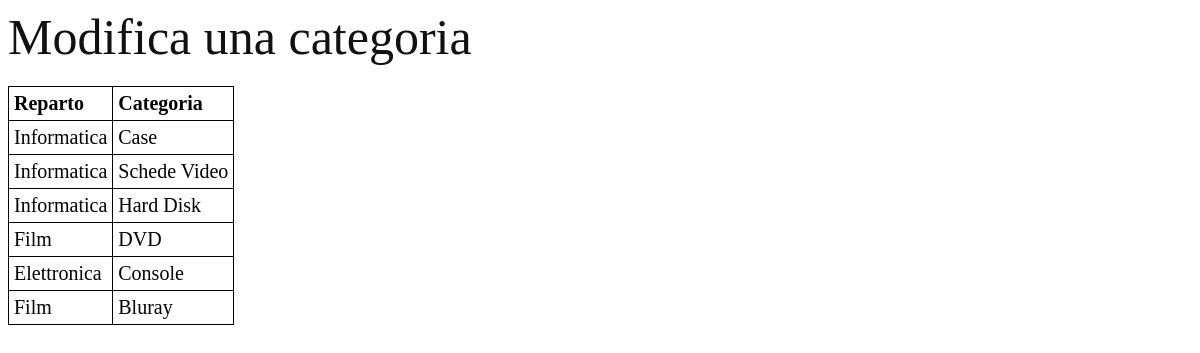
The page /Progetto/administrator/manage/manageCategory.php on the database its author committed.
### tables this page shows
CREATE TABLE `categorie` (
  `ID` int(11) NOT NULL AUTO_INCREMENT,
  `Nome` varchar(255) NOT NULL,
  `Desc` text NOT NULL,
  `Icon` varchar(255) DEFAULT NULL,
  `IDRep` int(11) DEFAULT NULL,
  PRIMARY KEY (`ID`),
  KEY `categorie_ibfk_1` (`IDRep`),
  CONSTRAINT `categorie_ibfk_1` FOREIGN KEY (`IDRep`) REFERENCES `reparti` (`ID`) ON DELETE SET NULL ON UPDATE CASCADE
);

CREATE TABLE `reparti` (
  `ID` int(11) NOT NULL AUTO_INCREMENT,
  `Nome` varchar(255) NOT NULL,
  `Desc` text NOT NULL,
  PRIMARY KEY (`ID`)
);

### Progetto/administrator/manage/manageCategory.php (the view, shortened to what this page needs)
<link rel="stylesheet" href="asset/styles/manageCategory.css" type="text/css">
<?php
include("../../include/BasicLib.php");
    ?>
<?php
if(isset($_POST['IDRep']) && isset($_POST['IDCat']) && !isset($_SESSION['Image'])) {
    if($_FILES['File']['error'] != UPLOAD_ERR_NO_FILE) {
        $imagename = $_FILES['File']['name'];
        $imagetype = $_FILES['File']['type'];
        $imageerror = $_FILES['File']['error'];
        $imagetemp = $_FILES['File']['tmp_name'];
        $oldImageName = $_POST['OldImage'];
        $IDRep = $_POST['IDRep'];
        $SQL = "SELECT Nome FROM reparti WHERE ID = '$IDRep'";
        $row = $conn->query($SQL)->fetch_assoc();
        $imagePath = $root."/section/images/" . strtolower($row['Nome']) . "/";
        if(!file_exists($imagePath))
            mkdir($imagePath);
        if (is_uploaded_file($imagetemp)) {
            if (move_uploaded_file($imagetemp, $imagePath . $imagename)) {
                echo "Done";
            } else {
                echo "Failed to move your image.";
            }
        } else {
            echo "Failed to upload your image.";
        }
        $_SESSION['Image'] = $imagename;
    }
    $_SESSION['Nome'] = $_POST['Nome'];
    $_SESSION['Desc'] = $_POST['Desc'];
    $_SESSION['IDRep'] = $_POST['IDRep'];
    $_SESSION['IDCat'] = $_POST['IDCat'];
    $_SESSION['loadPage'] = "manageCat";
    ?>
    <script type="text/javascript">
        window.location.href = "../index.php";
    </script>
<?php
}
else {
    ?>
    <div id="managecategoryPage">
        <div class="title">
            Modifica una categoria
        </div>
        <?php
        if (!isset($_POST['IDCat']) && !isset($_SESSION['loadPage'])) {
            ?>
            <div class="infoCategory">
                <table>
                    <tr>
                        <th>Reparto</th>
                        <th>Categoria</th>
                    </tr>
                    <?php
                    $SQL = "SELECT rep.Nome AS repNome, cat.Nome AS catNome, cat.ID AS catID
                            FROM categorie AS cat LEFT JOIN reparti AS rep ON cat.IDRep = rep.ID
                            ORDER BY cat.ID";
                    $result = $conn->query($SQL);
                    if ($result->num_rows > 0) {
                        while ($row = $result->fetch_assoc()) {
                            echo "<tr onclick=\"manageSingleCategory(" . $row['catID'] . ")\">";
                            echo "<td>" . $row['repNome'] . "</td>";
                            echo "<td>" . $row['catNome'] . "</td>";
                            echo "</tr>";
                        }
                    }
                    ?>
                </table>
            </div>
        <?php
        }
        ?>
    </div>
<?php
}
?>

### Progetto/administrator/asset/styles/manageCategory.css (style rules this page uses)
#managecategoryPage { font-size: 20px; color: #111111; }
#managecategoryPage > .title { font-size: 50px; padding-bottom: 20px; }
#managecategoryPage > .infoCategory { font-size: 25px; padding-bottom: 20px; }
#managecategoryPage > .infoCategory > table { font-size: 20px; border: 1px solid black; border-collapse: collapse; border-spacing: 0px; }
#managecategoryPage > .infoCategory > table tr { border: 1px solid black; }
#managecategoryPage > .infoCategory > table td { border: 1px solid black; padding: 5px; }
#managecategoryPage > .infoCategory > table tr th { border: 1px solid black; text-align: left; padding: 5px; }

### rows shown on the page
categorie: IDRep.Nome "Informatica", Nome "Case"
categorie: IDRep.Nome "Informatica", Nome "Schede Video"
categorie: IDRep.Nome "Informatica", Nome "Hard Disk"
categorie: IDRep.Nome "Film", Nome "DVD"
categorie: IDRep.Nome "Elettronica", Nome "Console"
categorie: IDRep.Nome "Film", Nome "Bluray"
